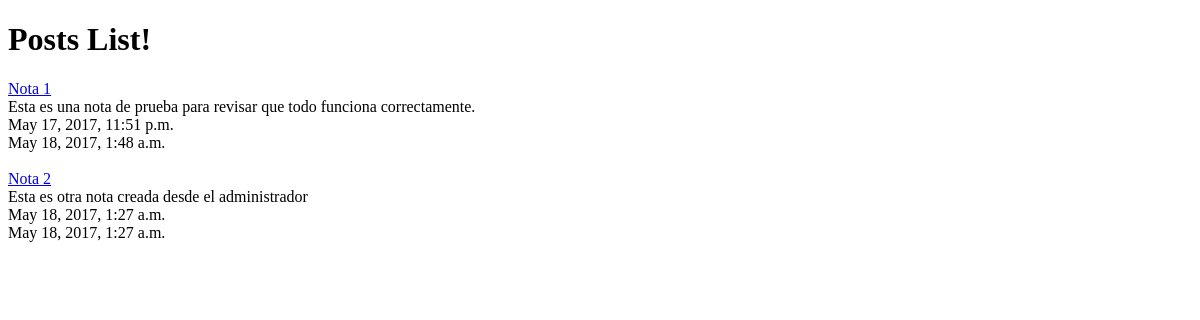
/posts/, run on an earlier commit of the app's database.
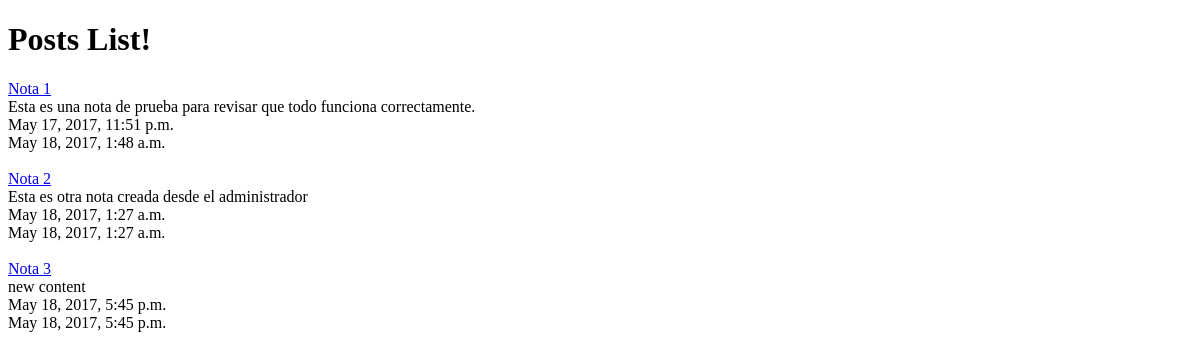
And on a later commit of the database.
### posts/models.py (models this page shows, shortened)
class Post(models.Model):
	title = models.CharField(max_length=150)
	content = models.TextField()
	updated = models.DateTimeField(auto_now=True, auto_now_add=False)
	timestamp = models.DateTimeField(auto_now=False, auto_now_add=True)
	def get_absolute_url(self):
		return reverse("posts:detail", kwargs={"id": self.id})

### posts/views.py (the view)
def post_home(request):
	queryset = Post.objects.all()
	context = {
 		"title": "Posts List",
 		'object_list': queryset
 	}
	return render(request, "index.html", context)

### templates/index.html (shortened to what this page needs)
<!DOCTYPE html>
<html>
<head>
</head>
<body>
<h1> {{title}}!</h1>
{% for obj in object_list %}
<a href='{{ obj.get_absolute_url }}'>{{obj.title}}</a> <br>
{{obj.content}}<br>
{{obj.timestamp}}<br>
{{obj.updated}}<br><br>
{% endfor %}
</body>
</html>

What changed in the data, as far as the page shows it:
added Post: title "Nota 3", content "new content", timestamp "May 18, 2017, 5:45 p.m.", updated "May 18, 2017, 5:45 p.m."
